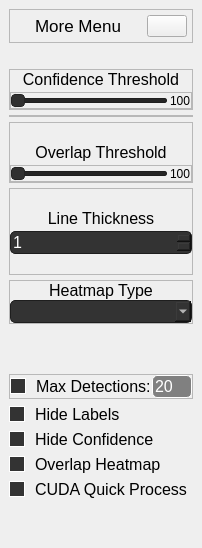
     <widget class="QCustomSlideMenu" name="centerMenuContainer" native="true">
      <property name="sizePolicy">
       <sizepolicy hsizetype="Preferred" vsizetype="Preferred">
        <horstretch>0</horstretch>
        <verstretch>0</verstretch>
       </sizepolicy>
      </property>
      <property name="minimumSize">
       <size>
        <width>200</width>
        <height>0</height>
       </size>
      </property>
      <layout class="QVBoxLayout" name="verticalLayout_5">
       <property name="spacing">
        <number>0</number>
       </property>
       <property name="leftMargin">
        <number>0</number>
       </property>
       <property name="topMargin">
        <number>0</number>
       </property>
       <property name="rightMargin">
        <number>0</number>
       </property>
       <property name="bottomMargin">
        <number>0</number>
       </property>
       <item alignment="Qt::AlignLeft">
        <widget class="QWidget" name="centerMenuSubContainer" native="true">
         <property name="minimumSize">
          <size>
           <width>200</width>
           <height>0</height>
          </size>
         </property>
         <layout class="QVBoxLayout" name="verticalLayout_6">
          <item>
           <widget class="QFrame" name="frame_4">
            <property name="frameShape">
             <enum>QFrame::StyledPanel</enum>
            </property>
            <property name="frameShadow">
             <enum>QFrame::Raised</enum>
            </property>
            <layout class="QHBoxLayout" name="horizontalLayout_3">
             <property name="leftMargin">
              <number>5</number>
             </property>
             <property name="topMargin">
              <number>5</number>
             </property>
             <property name="rightMargin">
              <number>5</number>
             </property>
             <property name="bottomMargin">
              <number>5</number>
             </property>
             <item>
              <widget class="QLabel" name="sideBarLabel">
               <property name="sizePolicy">
                <sizepolicy hsizetype="Expanding" vsizetype="Preferred">
                 <horstretch>0</horstretch>
                 <verstretch>0</verstretch>
                </sizepolicy>
               </property>
               <property name="font">
                <font>
                 <pointsize>13</pointsize>
                </font>
               </property>
               <property name="text">
                <string>More Menu</string>
               </property>
               <property name="alignment">
                <set>Qt::AlignCenter</set>
               </property>
              </widget>
             </item>
             <item alignment="Qt::AlignRight">
              <widget class="QPushButton" name="sideBarCloseBtn">
               <property name="text">
                <string/>
               </property>
               <property name="icon">
                <iconset>
                 <normaloff>icons/x-octagon.svg</normaloff>icons/x-octagon.svg</iconset>
               </property>
               <property name="iconSize">
                <size>
                 <width>24</width>
                 <height>24</height>
                </size>
               </property>
              </widget>
             </item>
            </layout>
           </widget>
          </item>
          <item>
           <widget class="QCustomStackedWidget" name="sideBarWidget">
            <property name="currentIndex">
             <number>0</number>
            </property>
            <widget class="QWidget" name="sideBarPage1">
             <layout class="QVBoxLayout" name="verticalLayout_18">
              <property name="spacing">
               <number>5</number>
              </property>
              <property name="leftMargin">
               <number>0</number>
              </property>
              <property name="topMargin">
               <number>0</number>
              </property>
              <property name="rightMargin">
               <number>0</number>
              </property>
              <property name="bottomMargin">
               <number>0</number>
              </property>
              <item>
               <spacer name="verticalSpacer_3">
                <property name="orientation">
                 <enum>Qt::Vertical</enum>
                </property>
                <property name="sizeType">
                 <enum>QSizePolicy::Expanding</enum>
                </property>
                <property name="sizeHint" stdset="0">
                 <size>
                  <width>20</width>
                  <height>20</height>
                 </size>
                </property>
               </spacer>
              </item>
              <item>
               <widget class="QFrame" name="frame_10">
                <property name="frameShape">
                 <enum>QFrame::StyledPanel</enum>
                </property>
                <property name="frameShadow">
                 <enum>QFrame::Raised</enum>
                </property>
                <layout class="QVBoxLayout" name="verticalLayout_14">
                 <property name="spacing">
                  <number>3</number>
                 </property>
                 <property name="leftMargin">
                  <number>0</number>
                 </property>
                 <property name="topMargin">
                  <number>0</number>
                 </property>
                 <property name="rightMargin">
                  <number>0</number>
                 </property>
                 <property name="bottomMargin">
                  <number>0</number>
                 </property>
                 <item>
                  <widget class="QLabel" name="label">
                   <property name="maximumSize">
                    <size>
                     <width>16777215</width>
                     <height>22</height>
                    </size>
                   </property>
                   <property name="font">
                    <font>
                     <pointsize>12</pointsize>
                    </font>
                   </property>
                   <property name="text">
                    <string>Confidence Threshold</string>
                   </property>
                   <property name="alignment">
                    <set>Qt::AlignCenter</set>
                   </property>
                  </widget>
                 </item>
                 <item alignment="Qt::AlignTop">
                  <widget class="QFrame" name="frame_11">
                   <property name="frameShape">
                    <enum>QFrame::StyledPanel</enum>
                   </property>
                   <property name="frameShadow">
                    <enum>QFrame::Raised</enum>
                   </property>
                   <layout class="QHBoxLayout" name="horizontalLayout_10">
                    <property name="spacing">
                     <number>3</number>
                    </property>
                    <property name="leftMargin">
                     <number>0</number>
                    </property>
                    <property name="topMargin">
                     <number>0</number>
                    </property>
                    <property name="rightMargin">
                     <number>0</number>
                    </property>
                    <property name="bottomMargin">
                     <number>0</number>
                    </property>
                    <item>
                     <widget class="QSlider" name="confidenceSlider">
                      <property name="styleSheet">
                       <string notr="true">QSlider::groove:horizontal {
    border: 1px solid;
	border-radius: 2px;
	border-color: rgb(30, 30, 30);
    height: 3px;
    margin: 0px;
	background-color: rgb(37, 37, 37);
}
QSlider::handle:horizontal {
    background-color: rgb(48, 48, 48);
    border: 1px solid;
	border-radius: 4px;
	border-color: rgb(35, 35, 35);
    width: 12px;
    margin: -5px -1px;
}</string>
                      </property>
                      <property name="orientation">
                       <enum>Qt::Horizontal</enum>
                      </property>
                     </widget>
                    </item>
                    <item>
                     <widget class="QLabel" name="confidenceText">
                      <property name="minimumSize">
                       <size>
                        <width>20</width>
                        <height>0</height>
                       </size>
                      </property>
                      <property name="maximumSize">
                       <size>
                        <width>16777215</width>
                        <height>16777215</height>
                       </size>
                      </property>
                      <property name="text">
                       <string>100</string>
                      </property>
                     </widget>
                    </item>
                   </layout>
                  </widget>
                 </item>
                </layout>
               </widget>
              </item>
              <item>
               <widget class="QFrame" name="frame_9">
                <property name="frameShape">
                 <enum>QFrame::StyledPanel</enum>
                </property>
                <property name="frameShadow">
                 <enum>QFrame::Raised</enum>
                </property>
                <layout class="QVBoxLayout" name="verticalLayout_13">
                 <property name="spacing">
                  <number>3</number>
                 </property>
                 <property name="leftMargin">
                  <number>0</number>
                 </property>
                 <property name="topMargin">
                  <number>0</number>
                 </property>
                 <property name="rightMargin">
                  <number>0</number>
                 </property>
                 <property name="bottomMargin">
                  <number>0</number>
                 </property>
                </layout>
               </widget>
              </item>
              <item>
               <widget class="QFrame" name="frame_12">
                <property name="frameShape">
                 <enum>QFrame::StyledPanel</enum>
                </property>
                <property name="frameShadow">
                 <enum>QFrame::Raised</enum>
                </property>
                <layout class="QVBoxLayout" name="verticalLayout_15">
                 <property name="spacing">
                  <number>3</number>
                 </property>
                 <property name="leftMargin">
                  <number>0</number>
                 </property>
                 <property name="topMargin">
                  <number>0</number>
                 </property>
                 <property name="rightMargin">
                  <number>0</number>
                 </property>
                 <property name="bottomMargin">
                  <number>0</number>
                 </property>
                 <item>
                  <spacer name="verticalSpacer_6">
                   <property name="orientation">
                    <enum>Qt::Vertical</enum>
                   </property>
                   <property name="sizeType">
                    <enum>QSizePolicy::Fixed</enum>
                   </property>
                   <property name="sizeHint" stdset="0">
                    <size>
                     <width>20</width>
                     <height>20</height>
                    </size>
                   </property>
                  </spacer>
                 </item>
                 <item>
                  <widget class="QLabel" name="label_2">
                   <property name="minimumSize">
                    <size>
                     <width>0</width>
                     <height>0</height>
                    </size>
                   </property>
                   <property name="maximumSize">
                    <size>
                     <width>16777215</width>
                     <height>22</height>
                    </size>
                   </property>
                   <property name="baseSize">
                    <size>
                     <width>0</width>
                     <height>0</height>
                    </size>
                   </property>
                   <property name="font">
                    <font>
                     <pointsize>12</pointsize>
                    </font>
                   </property>
                   <property name="text">
                    <string>Overlap Threshold</string>
                   </property>
                   <property name="alignment">
                    <set>Qt::AlignCenter</set>
                   </property>
                  </widget>
                 </item>
                 <item alignment="Qt::AlignTop">
                  <widget class="QFrame" name="frame_13">
                   <property name="frameShape">
                    <enum>QFrame::StyledPanel</enum>
                   </property>
                   <property name="frameShadow">
                    <enum>QFrame::Raised</enum>
                   </property>
                   <layout class="QHBoxLayout" name="horizontalLayout_11">
                    <property name="spacing">
                     <number>3</number>
                    </property>
                    <property name="leftMargin">
                     <number>0</number>
                    </property>
                    <property name="topMargin">
                     <number>0</number>
                    </property>
                    <property name="rightMargin">
                     <number>0</number>
                    </property>
                    <property name="bottomMargin">
                     <number>0</number>
                    </property>
                    <item>
                     <widget class="QSlider" name="overlapSlider">
                      <property name="minimumSize">
                       <size>
                        <width>0</width>
                        <height>0</height>
                       </size>
                      </property>
                      <property name="styleSheet">
                       <string notr="true">QSlider::groove:horizontal {
    border: 1px solid;
	border-radius: 2px;
	border-color: rgb(30, 30, 30);
    height: 3px;
    margin: 0px;
	background-color: rgb(37, 37, 37);
}
QSlider::handle:horizontal {
    background-color: rgb(48, 48, 48);
    border: 1px solid;
	border-radius: 4px;
	border-color: rgb(35, 35, 35);
    width: 12px;
    margin: -5px -1px;
}</string>
                      </property>
                      <property name="orientation">
                       <enum>Qt::Horizontal</enum>
                      </property>
                     </widget>
                    </item>
                    <item>
                     <widget class="QLabel" name="overlapText">
                      <property name="minimumSize">
                       <size>
                        <width>20</width>
                        <height>0</height>
                       </size>
                      </property>
                      <property name="text">
                       <string>100</string>
                      </property>
                     </widget>
                    </item>
                   </layout>
                  </widget>
                 </item>
                </layout>
               </widget>
              </item>
              <item>
               <widget class="QFrame" name="frame_14">
                <property name="frameShape">
                 <enum>QFrame::StyledPanel</enum>
                </property>
                <property name="frameShadow">
                 <enum>QFrame::Raised</enum>
                </property>
                <layout class="QVBoxLayout" name="verticalLayout_16">
                 <property name="spacing">
                  <number>3</number>
                 </property>
                 <property name="leftMargin">
                  <number>0</number>
                 </property>
                 <property name="topMargin">
                  <number>0</number>
                 </property>
                 <property name="rightMargin">
                  <number>0</number>
                 </property>
                 <property name="bottomMargin">
                  <number>0</number>
                 </property>
                 <item>
                  <spacer name="verticalSpacer_7">
                   <property name="orientation">
                    <enum>Qt::Vertical</enum>
                   </property>
                   <property name="sizeType">
                    <enum>QSizePolicy::Fixed</enum>
                   </property>
                   <property name="sizeHint" stdset="0">
                    <size>
                     <width>20</width>
                     <height>20</height>
                    </size>
                   </property>
                  </spacer>
                 </item>
                 <item>
                  <widget class="QLabel" name="label_5">
                   <property name="maximumSize">
                    <size>
                     <width>16777215</width>
                     <height>22</height>
                    </size>
                   </property>
                   <property name="font">
                    <font>
                     <pointsize>12</pointsize>
                    </font>
                   </property>
                   <property name="text">
                    <string>Line Thickness</string>
                   </property>
                   <property name="alignment">
                    <set>Qt::AlignCenter</set>
                   </property>
                  </widget>
                 </item>
                 <item>
                  <widget class="QSpinBox" name="lineSpinBox">
                   <property name="sizePolicy">
                    <sizepolicy hsizetype="Preferred" vsizetype="Preferred">
                     <horstretch>0</horstretch>
                     <verstretch>0</verstretch>
                    </sizepolicy>
                   </property>
                   <property name="minimumSize">
                    <size>
                     <width>0</width>
                     <height>22</height>
                    </size>
                   </property>
                   <property name="font">
                    <font>
                     <pointsize>12</pointsize>
                    </font>
                   </property>
                   <property name="autoFillBackground">
                    <bool>false</bool>
                   </property>
                   <property name="styleSheet">
                    <string notr="true">QSpinBox {
    border: 1px solid rgb(30, 30, 30);
	border-radius: 5px;
	color: white;
 	background-color: rgb(51, 51, 51);
}</string>
                   </property>
                   <property name="keyboardTracking">
                    <bool>false</bool>
                   </property>
                   <property name="minimum">
                    <number>1</number>
                   </property>
                   <property name="maximum">
                    <number>3</number>
                   </property>
                  </widget>
                 </item>
                 <item>
                  <spacer name="verticalSpacer_8">
                   <property name="orientation">
                    <enum>Qt::Vertical</enum>
                   </property>
                   <property name="sizeType">
                    <enum>QSizePolicy::Fixed</enum>
                   </property>
                   <property name="sizeHint" stdset="0">
                    <size>
                     <width>20</width>
                     <height>20</height>
                    </size>
                   </property>
                  </spacer>
                 </item>
                </layout>
               </widget>
              </item>
              <item>
               <widget class="QFrame" name="frame_16">
                <property name="frameShape">
                 <enum>QFrame::StyledPanel</enum>
                </property>
                <property name="frameShadow">
                 <enum>QFrame::Raised</enum>
                </property>
                <layout class="QVBoxLayout" name="verticalLayout_7">
                 <property name="spacing">
                  <number>0</number>
                 </property>
                 <property name="leftMargin">
                  <number>0</number>
                 </property>
                 <property name="topMargin">
                  <number>0</number>
                 </property>
                 <property name="rightMargin">
                  <number>0</number>
                 </property>
                 <property name="bottomMargin">
                  <number>0</number>
                 </property>
                 <item>
                  <widget class="QLabel" name="label_6">
                   <property name="maximumSize">
                    <size>
                     <width>16777215</width>
                     <height>22</height>
                    </size>
                   </property>
                   <property name="font">
                    <font>
                     <pointsize>12</pointsize>
                    </font>
                   </property>
                   <property name="text">
                    <string>Heatmap Type</string>
                   </property>
                   <property name="alignment">
                    <set>Qt::AlignCenter</set>
                   </property>
                  </widget>
                 </item>
                 <item>
                  <widget class="QComboBox" name="heatmapCombo">
                   <property name="sizePolicy">
                    <sizepolicy hsizetype="Preferred" vsizetype="Preferred">
                     <horstretch>0</horstretch>
                     <verstretch>0</verstretch>
                    </sizepolicy>
                   </property>
                   <property name="minimumSize">
                    <size>
                     <width>0</width>
                     <height>22</height>
                    </size>
                   </property>
                   <property name="font">
                    <font>
                     <pointsize>12</pointsize>
                    </font>
                   </property>
                   <property name="styleSheet">
                    <string notr="true">QComboBox {
    border: 1px solid rgb(30, 30, 30);
	border-radius: 5px;
	color: white;
 	background-color: rgb(51, 51, 51);
}

QComboBox QAbstractItemView {
    border: 1px rgb(30, 30, 30);
    selection-background-color: gray;
	background-color: rgb(65, 65, 65);
	color: white;
}</string>
                   </property>
                   <property name="currentText">
                    <string/>
                   </property>
                   <property name="currentIndex">
                    <number>-1</number>
                   </property>
                   <property name="placeholderText">
                    <string/>
                   </property>
                  </widget>
                 </item>
                </layout>
               </widget>
              </item>
              <item>
               <spacer name="verticalSpacer_5">
                <property name="orientation">
                 <enum>Qt::Vertical</enum>
                </property>
                <property name="sizeHint" stdset="0">
                 <size>
                  <width>20</width>
                  <height>45</height>
                 </size>
                </property>
               </spacer>
              </item>
              <item>
               <widget class="QFrame" name="frame_19">
                <property name="frameShape">
                 <enum>QFrame::StyledPanel</enum>
                </property>
                <property name="frameShadow">
                 <enum>QFrame::Raised</enum>
                </property>
                <layout class="QHBoxLayout" name="horizontalLayout_13">
                 <property name="spacing">
                  <number>0</number>
                 </property>
                 <property name="leftMargin">
                  <number>0</number>
                 </property>
                 <property name="topMargin">
                  <number>0</number>
                 </property>
                 <property name="rightMargin">
                  <number>0</number>
                 </property>
                 <property name="bottomMargin">
                  <number>0</number>
                 </property>
                 <item>
                  <widget class="QCheckBox" name="maxDetectionsCheckBox">
                   <property name="font">
                    <font>
                     <pointsize>12</pointsize>
                    </font>
                   </property>
                   <property name="styleSheet">
                    <string notr="true">QCheckBox {
    spacing: 10px;
}

QCheckBox::indicator {
    width: 14px;
    height: 14px;
	border: 1px solid white;
	background-color: rgb(51, 51, 51);
	
}

QCheckBox::indicator:checked {
	width: 14px;
    height: 14px;
	border: 1px solid rgb(51, 51, 51);
    background-color: rgb(150, 150, 150);
}
</string>
                   </property>
                   <property name="text">
                    <string>Max Detections:</string>
                   </property>
                  </widget>
                 </item>
                 <item>
                  <widget class="QLineEdit" name="maxDetectionsInput">
                   <property name="maximumSize">
                    <size>
                     <width>40</width>
                     <height>16777215</height>
                    </size>
                   </property>
                   <property name="font">
                    <font>
                     <pointsize>12</pointsize>
                    </font>
                   </property>
                   <property name="focusPolicy">
                    <enum>Qt::ClickFocus</enum>
                   </property>
                   <property name="styleSheet">
                    <string notr="true">QLineEdit{
	border: 1px solid white;
	border-radius: 5px;
	color: white;
	selection-background-color: rgb(100, 100, 100);
	background-color: gray
}</string>
                   </property>
                   <property name="text">
                    <string>20</string>
                   </property>
                  </widget>
                 </item>
                </layout>
               </widget>
              </item>
              <item>
               <widget class="QCheckBox" name="labelsCheckBox">
                <property name="font">
                 <font>
                  <pointsize>12</pointsize>
                 </font>
                </property>
                <property name="styleSheet">
                 <string notr="true">QCheckBox {
    spacing: 10px;
}

QCheckBox::indicator {
    width: 14px;
    height: 14px;
	border: 1px solid white;
	background-color: rgb(51, 51, 51);
	
}

QCheckBox::indicator:checked {
	width: 14px;
    height: 14px;
	border: 1px solid rgb(51, 51, 51);
    background-color: rgb(150, 150, 150);
}
</string>
                </property>
                <property name="text">
                 <string>Hide Labels</string>
                </property>
               </widget>
              </item>
              <item>
               <widget class="QCheckBox" name="confidenceCheckBox">
                <property name="font">
                 <font>
                  <pointsize>12</pointsize>
                 </font>
                </property>
                <property name="styleSheet">
                 <string notr="true">QCheckBox {
    spacing: 10px;
}

QCheckBox::indicator {
    width: 14px;
    height: 14px;
	border: 1px solid white;
	background-color: rgb(51, 51, 51);
	
}

QCheckBox::indicator:checked {
	width: 14px;
    height: 14px;
	border: 1px solid rgb(51, 51, 51);
    background-color: rgb(150, 150, 150);
}
</string>
                </property>
                <property name="text">
                 <string>Hide Confidence</string>
                </property>
               </widget>
              </item>
              <item>
               <widget class="QCheckBox" name="overlapCheckBox">
                <property name="font">
                 <font>
                  <pointsize>12</pointsize>
                 </font>
                </property>
                <property name="styleSheet">
                 <string notr="true">QCheckBox {
    spacing: 10px;
}

QCheckBox::indicator {
    width: 14px;
    height: 14px;
	border: 1px solid white;
	background-color: rgb(51, 51, 51);
	
}

QCheckBox::indicator:checked {
	width: 14px;
    height: 14px;
	border: 1px solid rgb(51, 51, 51);
    background-color: rgb(150, 150, 150);
}
</string>
                </property>
                <property name="text">
                 <string>Overlap Heatmap</string>
                </property>
               </widget>
              </item>
              <item>
               <widget class="QCheckBox" name="cudaCheckBox">
                <property name="font">
                 <font>
                  <pointsize>12</pointsize>
                 </font>
                </property>
                <property name="styleSheet">
                 <string notr="true">QCheckBox {
    spacing: 10px;
}

QCheckBox::indicator {
    width: 14px;
    height: 14px;
	border: 1px solid white;
	background-color: rgb(51, 51, 51);
	
}

QCheckBox::indicator:checked {
	width: 14px;
    height: 14px;
	border: 1px solid rgb(51, 51, 51);
    background-color: rgb(150, 150, 150);
}
</string>
                </property>
                <property name="text">
                 <string>CUDA Quick Process</string>
                </property>
               </widget>
              </item>
              <item>
               <spacer name="verticalSpacer_4">
                <property name="orientation">
                 <enum>Qt::Vertical</enum>
                </property>
                <property name="sizeHint" stdset="0">
                 <size>
                  <width>20</width>
                  <height>40</height>
                 </size>
                </property>
               </spacer>
              </item>
             </layout>
            </widget>
            <widget class="QWidget" name="sideBarPage2">
             <layout class="QVBoxLayout" name="verticalLayout_8">
              <item>
               <widget class="QLabel" name="informationText">
                <property name="font">
                 <font>
                  <pointsize>13</pointsize>
                 </font>
                </property>
                <property name="text">
                 <string>Information</string>
                </property>
                <property name="alignment">
                 <set>Qt::AlignLeading|Qt::AlignLeft|Qt::AlignTop</set>
                </property>
                <property name="wordWrap">
                 <bool>false</bool>
                </property>
               </widget>
              </item>
             </layout>
            </widget>
           </widget>
          </item>
         </layout>
        </widget>
       </item>
      </layout>
     </widget>
